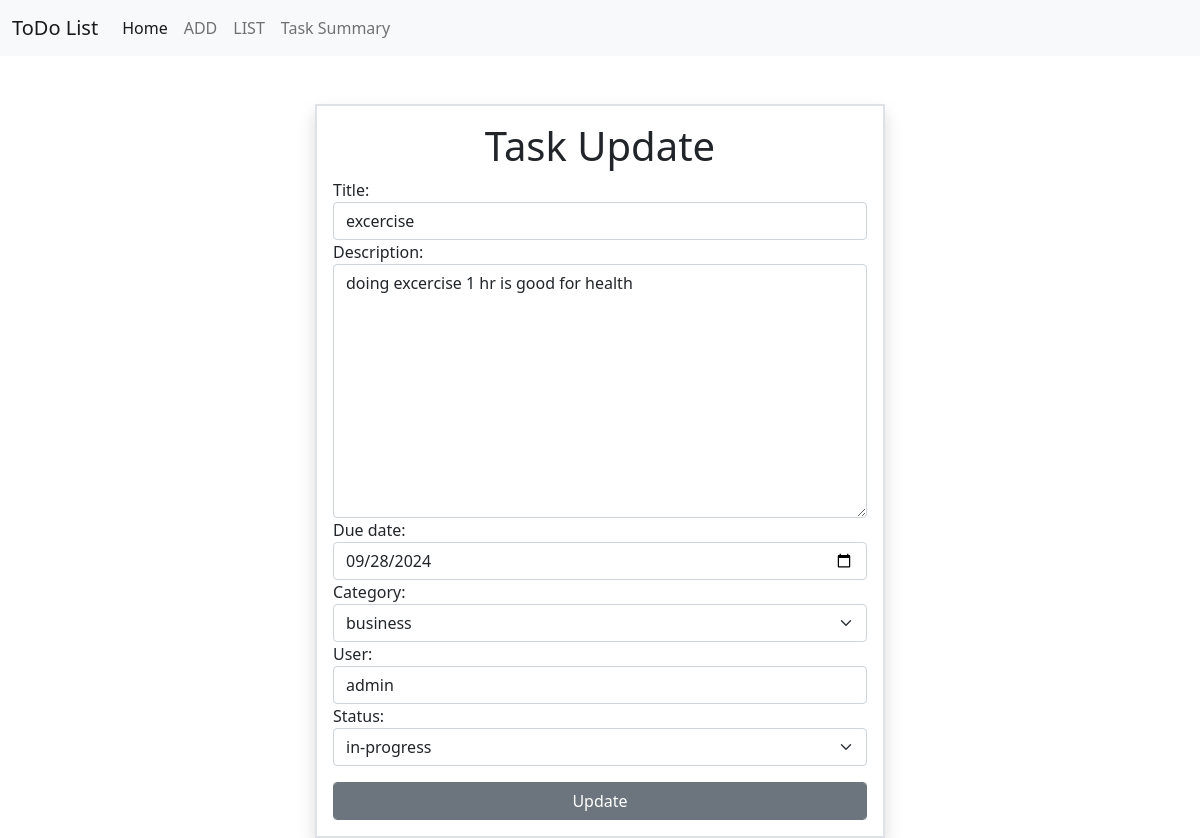
/tasks/4/change/, run on the app's committed database.
### notes/models.py (models this page shows, shortened)
class Task(models.Model):
     title=models.CharField(max_length=200)
     description=models.TextField()
     created_date=models.DateTimeField(auto_now_add=True)
     due_date=models.DateTimeField(null=True)
     category_choices=(
        ("personal","personal"),
        ("business","business")
    )
     category=models.CharField(max_length=200,choices=category_choices,default="personal")
     status_choices=(
        ("pending","pending"),
        ("in-progress","in-progress"),
        ("done","done")
    )
     status=models.CharField(max_length=200,choices=status_choices,default="pending")
     updated_date=models.DateTimeField(auto_now=True)
     user=models.CharField(max_length=200)

### notes/views.py (the view, shortened to what this page needs)
# urls.py: path('tasks/<int:pk>/change/',views.TaskUpdateView.as_view(),name='task-update'),
class TaskUpdateView(View):
    def get(self,request,*args,**kwargs):
        id=kwargs.get("pk")
        task_obj=Task.objects.get(id=id)
        form_instance=TaskForm(instance=task_obj)
        form_instance.fields['status']=forms.ChoiceField(choices=Task.status_choices,widget=forms.Select(attrs={'class':'form-control form-select'}),initial=task_obj.status)
        return render(request,'taskedit.html',{'form':form_instance})

### notes/forms.py
class TaskForm(forms.ModelForm):
    class Meta:
        model=Task
        exclude=("created_date","status",'updated_date')
        widgets={
            "title":forms.TextInput(attrs={'class':'form-control'}),
            "description":forms.Textarea(attrs={'class':'form-control'}),
            "due_date":forms.DateInput(attrs={'class':'form-control',"type":"date"}),
            "category":forms.Select(attrs={'class':'form-control form-select'}),
            "user":forms.TextInput(attrs={'class':'form-control'})
        }

### notes/templates/taskedit.html (shortened to what this page needs)
{%extends 'base.html'%}
{%block main_block%}
<div class="container mt-5">
    <div class="row">
        <div class="col-3"></div>
        <div class="col-6 shadow border border-2 p-3">
            <form action="" method="post">
                <h1 class="text-center">Task Update</h1>
                {{form}}
                <button type="submit" class="btn form-control btn-secondary mt-3">Update</button>
            </form>
        </div>
        <div class="col-3"></div>
    </div>
</div>
{%endblock%}

### data on the page
Task: title "excercise", description "doing excercise 1 hr is good for health", due_date "09/28/2024", category "business", user "admin", status "in-progress"
